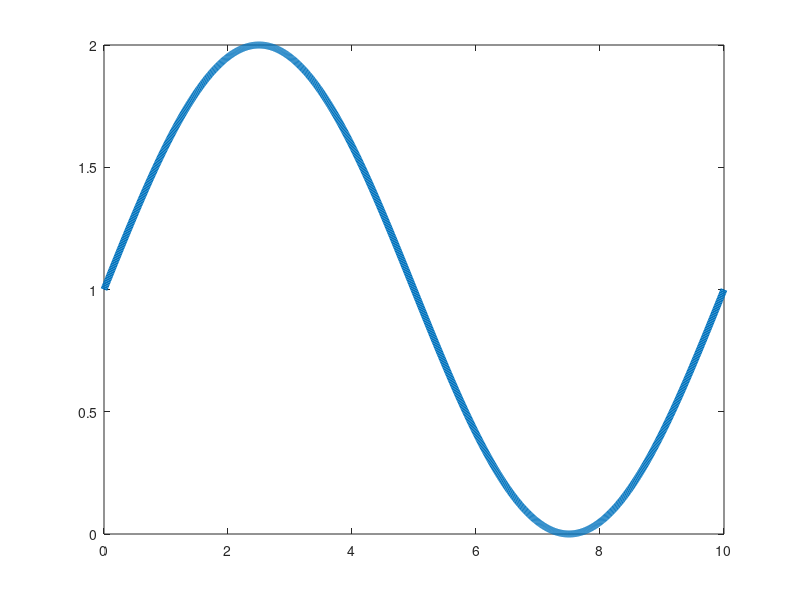

The MATLAB script that drew this image: (Note: this script raises an error after producing the figure.)
clc
clear
close all

printfigure = 1;

Length = 10;  % Stablaenge
Time = 5;   % Zetiraum
step_length = 0.01;
step_time = 0.01;
x = 0 : step_length : Length;
t = 0 : step_time : Time;
N_length = length(x);
N_time = length(t);

k = 0.1;  % Waermeleitfaehigkeit in cm^2/s
a = 0.1;  % Waermeabstralungsfaktor

N = 10;  % Grad
lambda = 0 : pi / Length : N * pi / Length;
f = zeros(N_time, N_length); % Temperaturmatrix
f(1,:) = sin(x / Length * 2 * pi) + 1;
% f(1,:) = floor(x * 5) / 5;
phi = zeros(N + 1, N_length);  % Eigenfunktionen
T = zeros(N + 1, N_time);  % Gewichtung

plot(x,f(1,:),'LineWidth',5)
setplt('Anfangsbedingung','$x$','$f$','TV_inhomo_modal_inital_condition',printfigure)

phi(1,:) = sqrt(1 / Length);
for i = 2 : N + 1
    for n = 1 : N_length
        phi(i, n) = sqrt(2 / Length) * cos(lambda(i) * x(n));
    end
end

figure
for i = 1 : N + 1
    plot(0:step_length:Length,phi(i,:))
    hold on
end
txt = ['$G = ',num2str(N),'$'];
TEXT = text(8,0.4,txt,'FontSize',30);
set(TEXT,'Interpreter','latex')
setplt('Eigenfunktionen','$x$','','TV_inhomo_modal_Eigenfunctions',printfigure)

for i = 1 : N + 1
    T(i, 1) = 0;
    for n = 1 : N_length
        T(i, 1) = T(i, 1) + f(1, n) * phi(i, n) * step_length;
    end
end

for i = 1 : N + 1
    for n = 2 : N_time
        T(i, n) = (1 - step_time * k * lambda(i)^2 - a * step_time)^(n - 1) * T(i, 1);
    end
end


f = zeros(N_time, N_length);  % Temperaturmatrix
for n = 1 : N_time
    for i = 1 : N + 1
        f(n,:) = f(n,:) + T(i,n) * phi(i,:);
    end
end

figure
for n = 1 : 10 : N_time
    plot(x, f(n,:),'LineWidth',5)
    ylim([0 2])
    setplt('Temperaturverteilung','$x$','$f$','Temperature Distribution',0)
    set(gcf,'outerposition',get(0,'screensize'));
    txt = ['$t = ',num2str((n-1)*step_time),'$'];
    T = text(8,1.4,txt,'FontSize',60);
    set(T,'Interpreter','latex')
    txt = ['$G = ',num2str(N),'$'];
    T = text(8,1.8,txt,'FontSize',60);
    set(T,'Interpreter','latex')
    drawnow
    frame=getframe(gcf);
    imind=frame2im(frame);
    [imind,cm] = rgb2ind(imind,256);
    if printfigure == 1
        if n==1
             imwrite(imind,cm,'TV_inhomo_modal_1.gif','gif', 'Loopcount',inf,'DelayTime',1e-6);
        else
             imwrite(imind,cm,'TV_inhomo_modal_1.gif','gif','WriteMode','append','DelayTime',1e-6);
        end
    end
end

figure
[X, Y] = meshgrid(x, t);
mesh(X,Y,f)
setmesh('Temperaturverteilung','$x$','$t$','$f$','TV_inhomo_modal_Ttx_1',printfigure)
% 
% f_modal_inhomo_1 = f;
% x_modal_inhomo_1 = x;
% save('f_modal_inhomo_1.mat','x_modal_inhomo_1','f_modal_inhomo_1')
% 


close all
